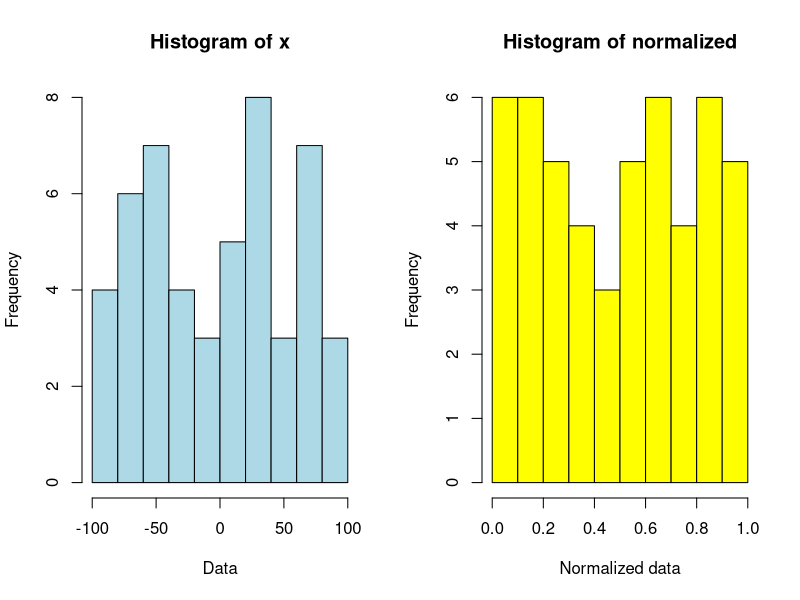
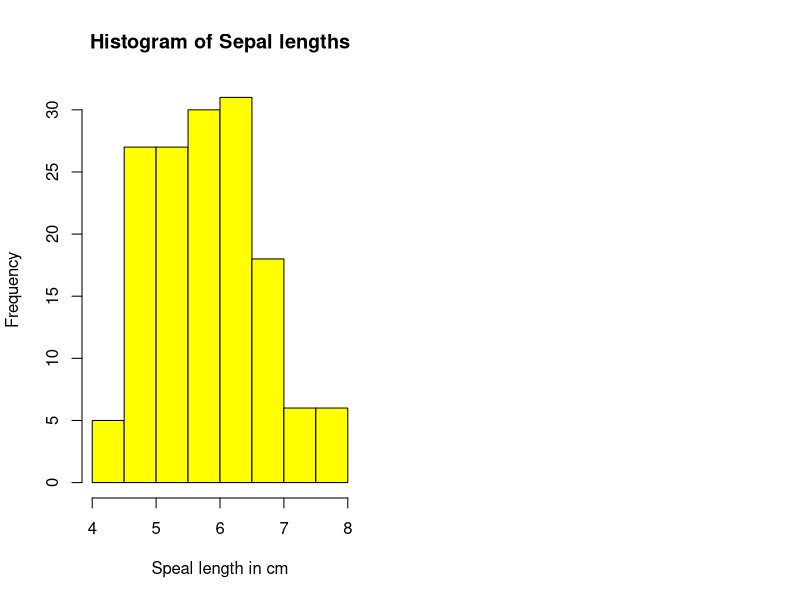
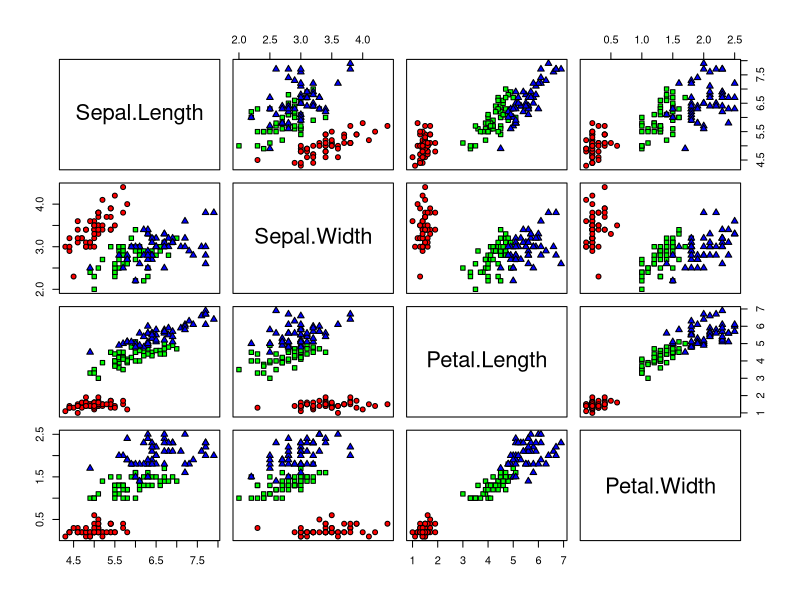
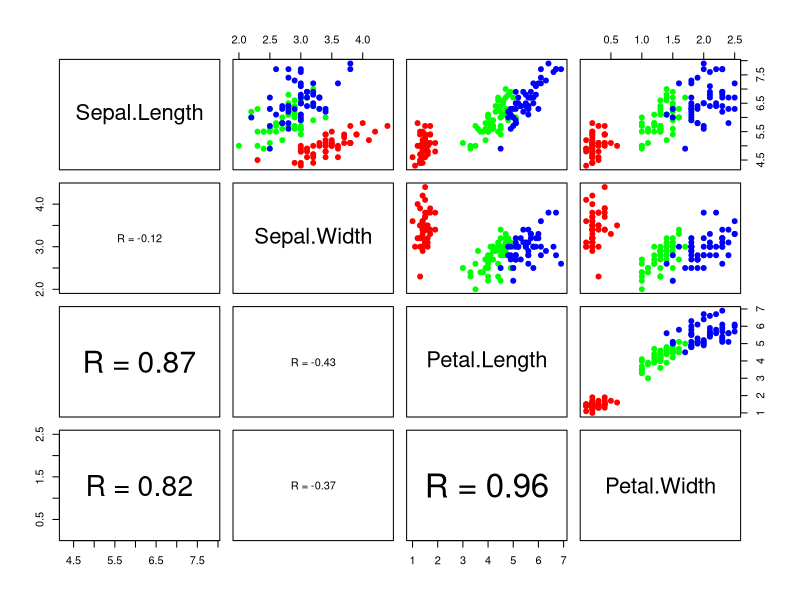
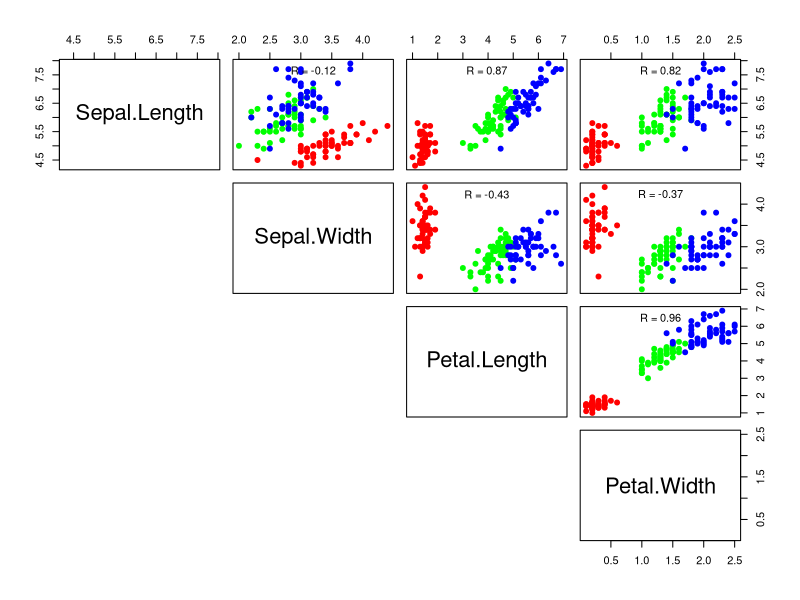
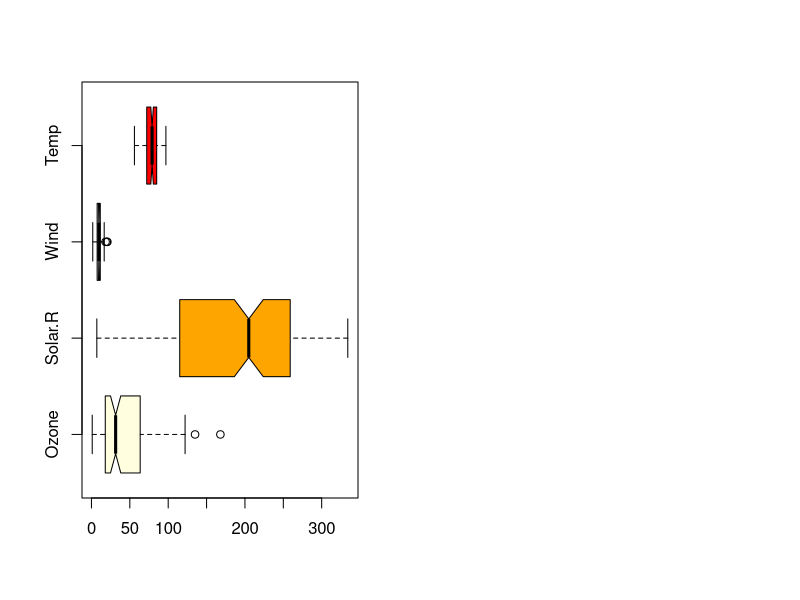

The R source for these figures, in order:
## ---- chunk 1

# the Iris dataset is an inbulit dataset avalable in RStudio and we can use it using iris identifier 
print(iris)

## ---- chunk 2
# to display names of each column we use the names functon

print(names(iris))
## ---- chunk 3
print(lapply(iris,class))
## ---- chunk 4
# we can find mean of a column using mean function

# we can refer to individual columns in a datset using $ symbol as showin below

print(mean(iris$Sepal.Length))
print(mean(iris$Sepal.Width))
print(mean(iris$Petal.Length))
print(mean(iris$Petal.Width))

## ---- chunk 5
# we can find median of a column using median function


print(median(iris$Sepal.Length))
print(median(iris$Sepal.Width))
print(median(iris$Petal.Length))
print(median(iris$Petal.Width))
## ---- chunk 6
# we can find maximum of a column using max function


print(max(iris$Sepal.Length))
print(max(iris$Sepal.Width))
print(max(iris$Petal.Length))
print(max(iris$Petal.Width))

## ---- chunk 7
# we can find maximum of a column using min function


print(min(iris$Sepal.Length))
print(min(iris$Sepal.Width))
print(min(iris$Petal.Length))
print(min(iris$Petal.Width))

## ---- chunk 8

print(range(iris$Sepal.Length))
print(range(iris$Sepal.Width))
print(range(iris$Petal.Length))
print(range(iris$Petal.Width))

## ---- chunk 9

print(var(iris$Sepal.Length))
print(var(iris$Sepal.Width))
print(var(iris$Petal.Length))
print(var(iris$Petal.Width))

## ---- chunk 10

print(sd(iris$Sepal.Length))
print(sd(iris$Sepal.Width))
print(sd(iris$Petal.Length))
print(sd(iris$Petal.Width))

## ---- chunk 11
summary(iris)
## ---- chunk 12
#dummy data
x = sample(-100:100,50)
print("original data")
print(x)
maximum = max(x)
minimum = min(x)
normalized = (x-minimum)/(maximum-minimum)
print("Normalized data")
print(normalized)
#using par function to fix multiple graphs in same plot

par(mfrow=c(1,2))
hist(x,breaks = 10, xlab = "Data",col = "lightblue", )
hist(normalized, breaks = 10, xlab = "Normalized data", col = "yellow")
## ---- chunk 13
hist(iris$Sepal.Length, col="yellow", xlab = "Speal length in cm", main = "Histogram of Sepal lengths")
## ---- chunk 14

my_cols=c("red","green","blue")
#21 is for circle, 22 is for squares 24 is for triangles
pairs(iris[1:4],pch=c(21,22,24)[iris$Species],bg=my_cols[iris$Species])

#correlation panel
panel.cor = function(x,y){
  usr<- par("usr");on.exit(par(usr))
  par(usr = c(0,1,0,1))
  r = round(cor(x,y), digits = 2)
  txt = paste0("R = ",r)
  cex.cor = 0.8/strwidth(txt)
  text(0.5,0.5,txt,cex=cex.cor*r)
}

#customizing panels and printing correlations
#customize upper panel
upper.panel = function(x,y){
  points(x,y,pch=19,col=my_cols[iris$Species])
}

#create the plots
pairs(iris[1:4],lower.panel = panel.cor, upper.panel = upper.panel)

#customize upper panel
upper.panel = function(x,y){
  points(x,y,pch=19,col = my_cols[iris$Species])
  r = round(cor(x,y),digits=2)
  txt = paste0("R = ",r)
  usr = par("usr");on.exit(par(usr))
  par(usr = c(0,1,0,1))
  text(0.5,0.9,txt)
}

pairs(iris[1:4],lower.panel = NULL,upper.panel = upper.panel)


## ---- chunk 15
#str(airquality)
#Here we dont need the Day and Month values
#removing rows with null values
#boxplot does not consider the null values (NAs) so no need to remove them
airq = airquality[1:4]
str(airq)
## ---- chunk 16
boxplot(airq,notch = TRUE,horizontal = TRUE,col=(c("lightyellow","orange","gray","red")))
## ---- chunk 17
#Creating a vector
studentname = c("Sanmitra", "Dharmavarapu")
print(studentname)

#Getting the class of the vector
print(class(studentname))

## ---- chunk 18
#Creating a list.
list = list(c("Sanmitra","Dharmavarapu"),"CSE",316129510013,sin)
print(list)
## ---- chunk 19
M = matrix(c(1,2,3,4,5,6,7,8,9,10),nrow = 2,ncol = 5,byrow = TRUE)
print(M)
## ---- chunk 20
v1 = c(1,2,3)
v2 = c(4,5,6,7,8,9)

arr = array(c(v1,v2),dim=c(3,3,2))
print(arr)
## ---- chunk 21
costs = data.frame(
  name = c("carrot","apple","sugar"),
  costPerKG = c(50.00,60.00,39.50),
  QuantityAvailableinKGs = c(10,5,50))
print(costs)
## ---- chunk 22
str(iris)

#We are using apply function to implement scale() function on every column. 
#Here 2 means column 
#It indicates apply function to apply scale() function column wise.
apply(iris[1:4], 2, scale)

## ---- chunk 23
x = c(20,60,100,140,180,220,260,300,340,380)
y = c(0.18,0.37, 0.35, 0.78, 0.56, 0.75, 1.18, 1.36, 1.17, 1.65)
#lm is a function to create a LINEAR MODEL
linearModel = lm(y~x)
print(linearModel)
#now we create a new dataframe that set the x value
pdata = data.frame(x=400)

#we now apply predict() function and set the predictor variable in the pdata argument. 

result = predict(linearModel,pdata)
print(result)

#we can also set the interval type as "predict" with out changing the default 0.95 confidence level

result = predict(linearModel,pdata,interval = "predict")
print(result)


## ---- chunk 24
m1 = lm(dist ~ speed, data=cars)
summary(m1)

summary.aov(m1) # To get the sums of squares and mean squares
#calculate sums of squares total, residual and model

y = cars$dist
ybar = mean(y)
#ss is sum of squares
ss.total = sum((y-ybar)^2)
print(ss.total)
ss.residual= sum((y-m1$fitted)^2)
print(ss.residual)
ss.model = ss.total-ss.residual
print(ss.model)

#calculate degrees of freedom total, residual and model

n = length(cars$speed)
k = length(m1$coef)

df.total = n-1
df.residual = n-k
df.model = k-1

# calcuating mean squres
ms.residual = ss.residual/df.residual
print(ms.residual)
ms.model = ss.model/df.model
print(ms.model)

## ---- chunk 25
#air velocity
x = c(20,60,100,140,180,220,260,300,340,380)
#evaporation coefficient
y = c(0.18,0.37, 0.35, 0.78, 0.56, 0.75, 1.18, 1.36, 1.17, 1.65)
x = log(x)

linearModel = lm(y~x)
print(linearModel)
#now we create a new dataframe that set the x value
pdata = data.frame(x=400)

#we now apply predict() function and set the predictor variable in the pdata argument. 

result = predict(linearModel,pdata)
print(result)

#we can also set the interval type as "predict" with out changing the default 0.95 confidence level

result = predict(linearModel,pdata,interval = "predict")
print(result)
## ---- chunk 26

#We are using apply function to implement scale() function on every column. 
#Here 2 means column 
#It indicates apply function to apply scale() function column wise.
apply(iris[1:4], 2, scale)

